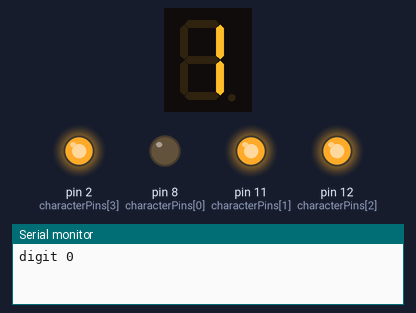
This sketch was run on a simulated Arduino Uno, built with avr-gcc and run on an emulated ATmega328P. Shown: 1-digit seven-segment display, output pins drawn as LEDs (lit = HIGH), the last lines printed to the serial monitor. Wiring (inferred from the names in the program): 1-digit 7-segment display, segments lit when HIGH: segments pin 9, pin 13, pin 4, pin 6, pin 7, pin 10, pin 3, pin 5. The segment pins are drawn as the display they are named for; pins used as bus, display or sensor lines are not drawn.

Above: at 0.05 s.
At 0.55 s:
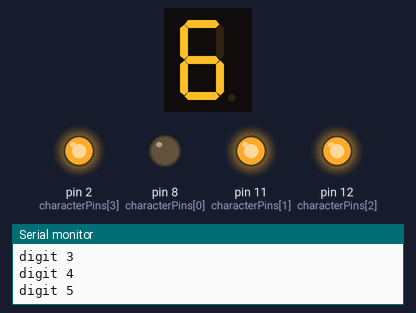
At 1.15 s:
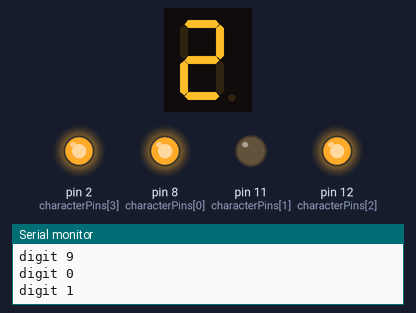
At 2.25 s:
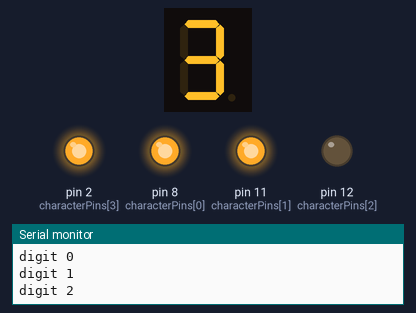
At 3.35 s:
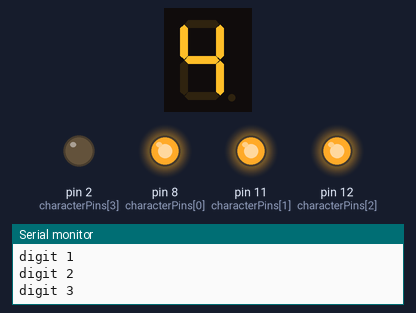
At 4.45 s:
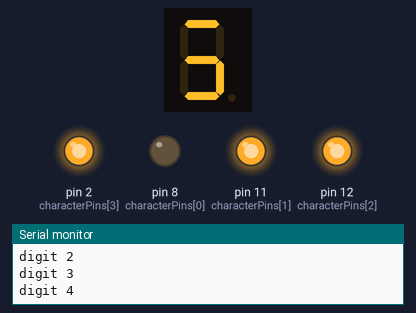
Timing chart, 0 to 40.0 s (numbered marks = the images above):
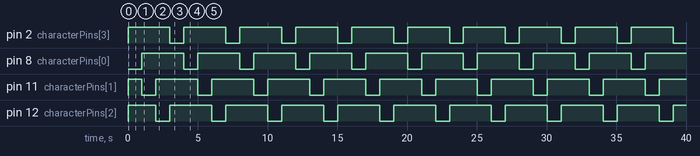

The sketch:

c.ino
```cpp
// seven segment test
// dan@marginallyclever.com 2016-03-17

// we built a map of the pins in part b.
// now use the map to display real numbers.

#define NUM_CHAR_PINS  4
#define NUM_SEG_PINS   8
#define NUM_DIGITS    10


// thousands, hundreds, tens, ones.
int characterPins[NUM_CHAR_PINS] = {8,11,12,2};


// aaa
//f   b
//f   b
// ggg
//e   c
//e   c
// ddd  h
//                                a, b, c, d, e, f, g, h
int segmentPins[NUM_SEG_PINS] = { 9,13, 4, 6, 7,10, 3, 5};
int        zero[NUM_SEG_PINS] = { 1, 1, 1, 1, 1, 1, 0, 0};
int         one[NUM_SEG_PINS] = { 0, 1, 1, 0, 0, 0, 0, 0};
int         two[NUM_SEG_PINS] = { 1, 1, 0, 1, 1, 0, 1, 0};
int       three[NUM_SEG_PINS] = { 1, 1, 1, 1, 0, 0, 1, 0};
int        four[NUM_SEG_PINS] = { 0, 1, 1, 0, 0, 1, 1, 0};
int        five[NUM_SEG_PINS] = { 1, 0, 1, 1, 0, 0, 1, 0};
int         six[NUM_SEG_PINS] = { 1, 0, 1, 1, 1, 1, 1, 0};
int       seven[NUM_SEG_PINS] = { 1, 1, 1, 0, 0, 0, 0, 0};
int       eight[NUM_SEG_PINS] = { 1, 1, 1, 1, 1, 1, 1, 0};
int        nine[NUM_SEG_PINS] = { 1, 1, 1, 1, 0, 1, 1, 0};


int *digits[NUM_DIGITS] = {one,two,three,four,five,six,seven,eight,nine};


void setup() {
  Serial.begin(57600);

  int i;
  for(i=0;i<NUM_SEG_PINS;++i) {
    pinMode(segmentPins[i],OUTPUT);
    segmentPinOff(i);
  }

  for(i=0;i<NUM_CHAR_PINS;++i) {
    pinMode(characterPins[i],OUTPUT);
    charPinOff(i);
  }
}


void segmentPinOn(int i) {
  digitalWrite(segmentPins[i],HIGH);
}


void segmentPinOff(int i) {
  digitalWrite(segmentPins[i],LOW);
}


void segmentPinsAllOff() {
  int i;
  for(i=0;i<NUM_SEG_PINS;++i) {
    segmentPinOff(i);
  }
}

void displayDigit(int i) {
  int *segmentList = digits[i];

  int j;
  for(j=0;j<NUM_SEG_PINS;++j) {
    if(segmentList[j]==1) {
      segmentPinOn(j);
    }
  }
}


void charPinOn(int i) {
  digitalWrite(characterPins[i],LOW);
}


void charPinOff(int i) {
  digitalWrite(characterPins[i],HIGH);
}


void loop() {
  int i,j;
  for(j=0;j<NUM_CHAR_PINS;++j) {
    charPinOn(j);
    for(i=0;i<NUM_DIGITS;++i) {
      Serial.print("digit ");
      Serial.println(i);

      displayDigit(i);
      delay(100);
      segmentPinsAllOff();
    }
    charPinOff(j);
  }
}
```

Measured:
- by itself, pin 2 (characterPins[3]), pin 8 (characterPins[0]), pin 11 (characterPins[1]), pin 12 (characterPins[2]): alternates HIGH for 3.0 s and LOW for 1.0 s
- by itself, everything shown: repeats every 4.0 s, in 40 steps
